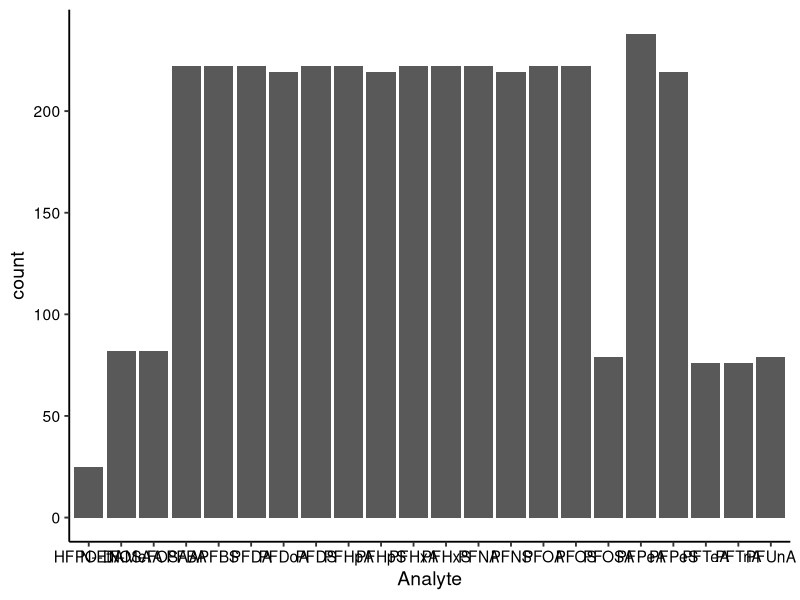
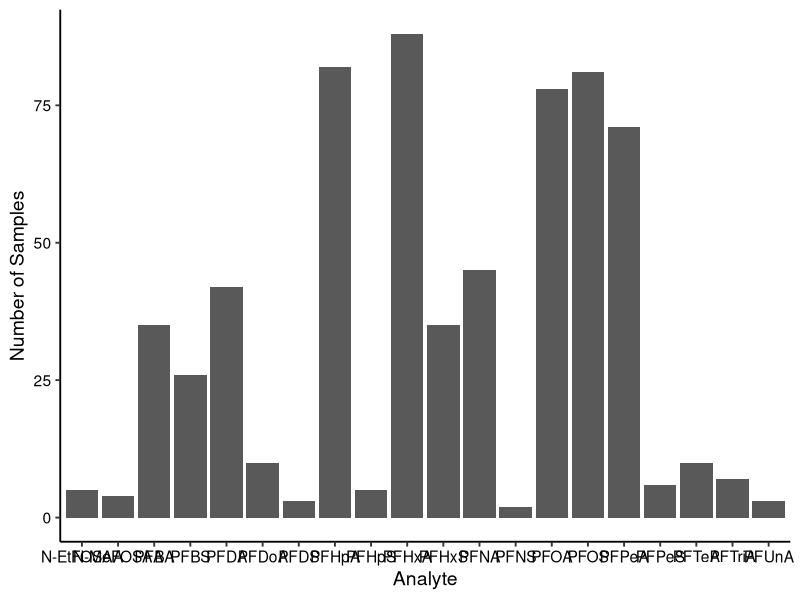
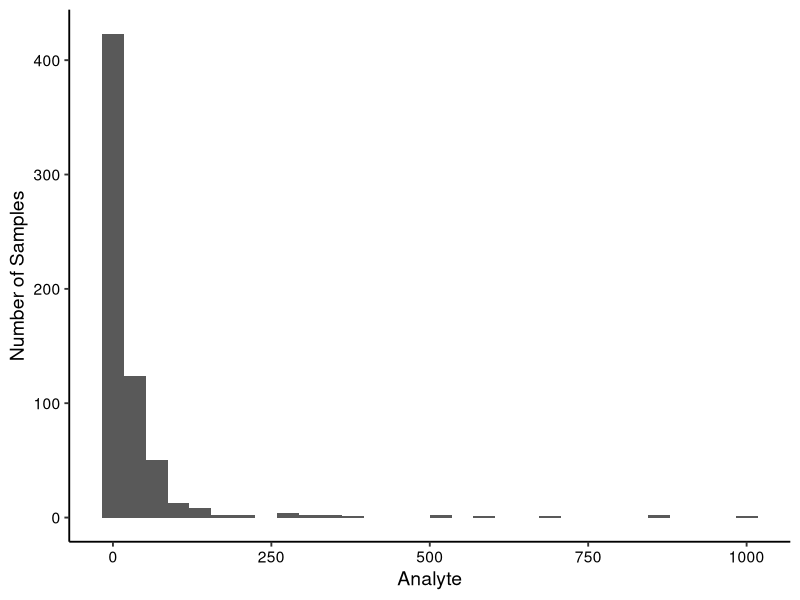
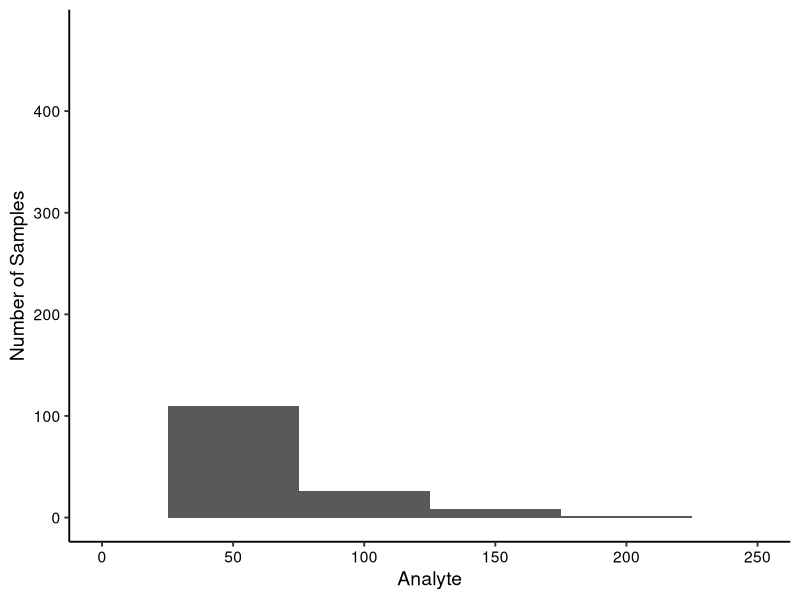
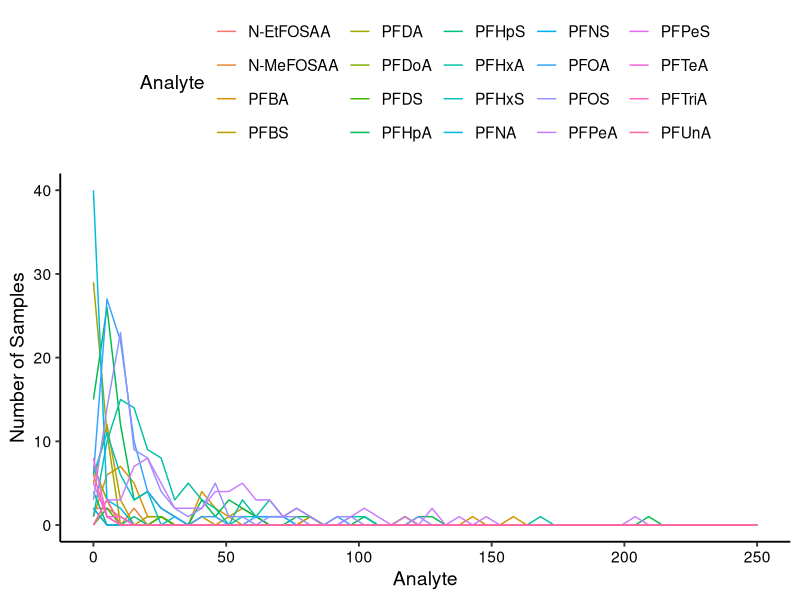
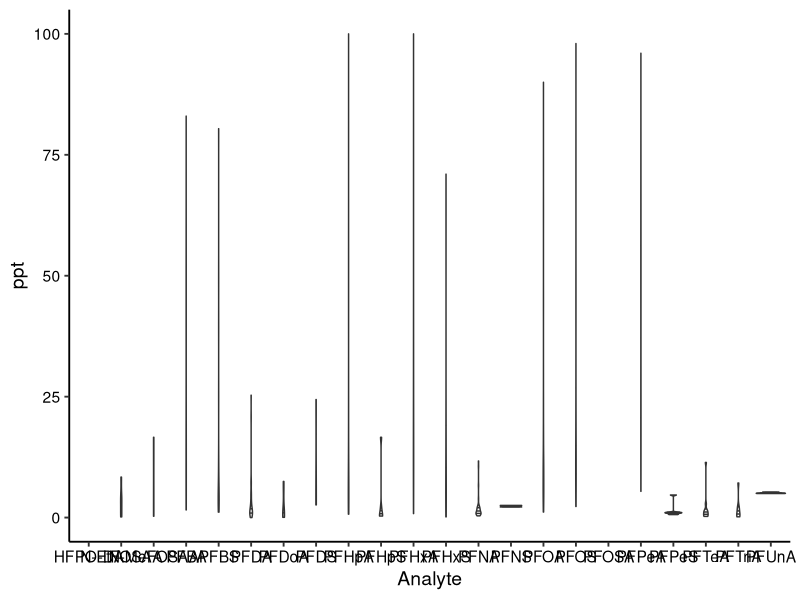
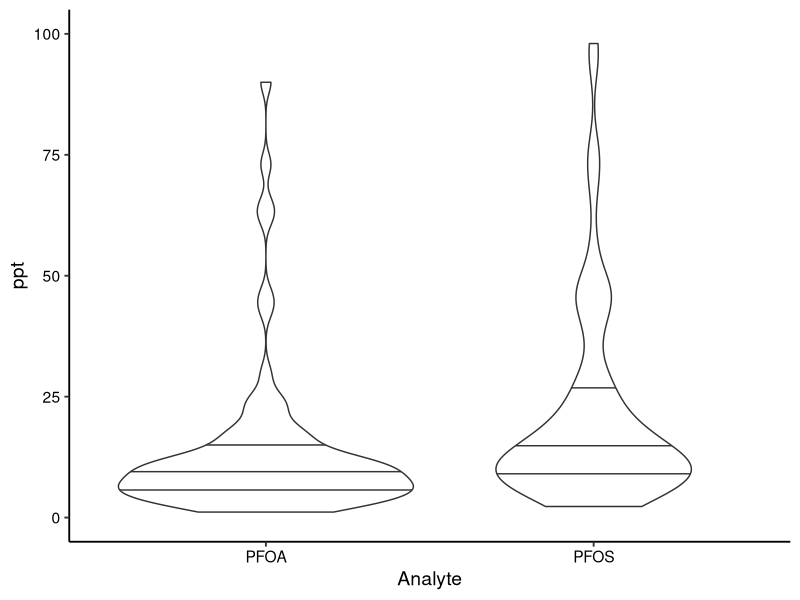

Here is the R script that generated these plots, in order: (Note: this script raises an error after producing the figures.)
## ---- chunk 1
knitr::opts_chunk$set(echo = TRUE)
## ---- chunk 2
# Set your working directory

getwd()

# Load your packages

library(tidyverse)
library(lubridate)

# Set your ggplot theme

mytheme <- theme_classic(base_size = 14) +
  theme(axis.text = element_text(color = "black"), 
        legend.position = "top")
theme_set(mytheme)

# Load your datasets
PFAS_wide_clean <- read.csv("./Data/Processed/PFAS_wide_clean.csv", stringsAsFactors = TRUE)

PFAS_long_clean <- read.csv("./Data/Processed/PFAS_long_clean.csv", stringsAsFactors = TRUE)

## ---- chunk 3

colnames(PFAS_long_clean)
head(PFAS_long_clean)

summary(PFAS_long_clean)

#Using the `summary` function, determine the six most commonly studied species in the dataset (common name). What do these species have in common, and why might they be of interest over other insects? 
summary(PFAS_long_clean$Analyte)

str(PFAS_long_clean)
dim(PFAS_long_clean)


## ---- chunk 4

# visualize count data for categorical variables (how many samples of each analyte)

# NEED TO CLEAN SO CAN SEE ALL LABLES (maybe tilt)

ggplot(PFAS_long_clean, aes(x = Analyte)) +
  geom_bar()

# how many samples of analytes with ppt values

ggplot(PFAS_long_clean, aes(x = Analyte)) +
  geom_bar(data = PFAS_long_clean %>% filter(ppt != "NA")) +
  labs(x = "Analyte", y = "Number of Samples")

## ---- chunk 5

ggplot(PFAS_long_clean) +
  geom_histogram(aes(x = ppt)) +
  labs(x = "Analyte", y = "Number of Samples")

ggplot(PFAS_long_clean, aes(x = ppt)) +
  geom_histogram(binwidth = 50) + 
  scale_x_continuous(limits = c(0, 250)) +
  labs(x = "Analyte", y = "Number of Samples")
  
## ---- chunk 6

ggplot(PFAS_long_clean) +
  geom_freqpoly(aes(x = ppt, color = Analyte), bins = 50) +
  scale_x_continuous(limits = c(0, 250)) +
  theme(legend.position = "top") +
  labs(x = "Analyte", y = "Number of Samples")

## ---- chunk 7

## DOES NOT LOOK GOOD -- HOW TO FIX? MAYBE FACET WRAP BY ANALYTE?

ggplot(PFAS_long_clean) +
  geom_violin(aes(x = Analyte, y = ppt), 
              draw_quantiles = c(0.25, 0.5, 0.75)) +
  scale_y_continuous(limits = c(0, 100)) 

# picking top analytes

ggplot(subset(PFAS_long_clean,Analyte %in% c("PFOA", "PFOS"))) +
  geom_violin(aes(x = Analyte, y = ppt), 
              draw_quantiles = c(0.25, 0.5, 0.75)) +
  scale_y_continuous(limits = c(0, 100))


# by WWTP sites -- PICK TOP or !! FACET WRAP !! 
ggplot(subset(PFAS_long_clean,ï..Type %in% c("WWTP"))) +
  geom_violin(aes(x = Site, y = ppt), 
              draw_quantiles = c(0.25, 0.5, 0.75)) +
  scale_y_continuous(limits = c(0, 100))

## ---- chunk 8



